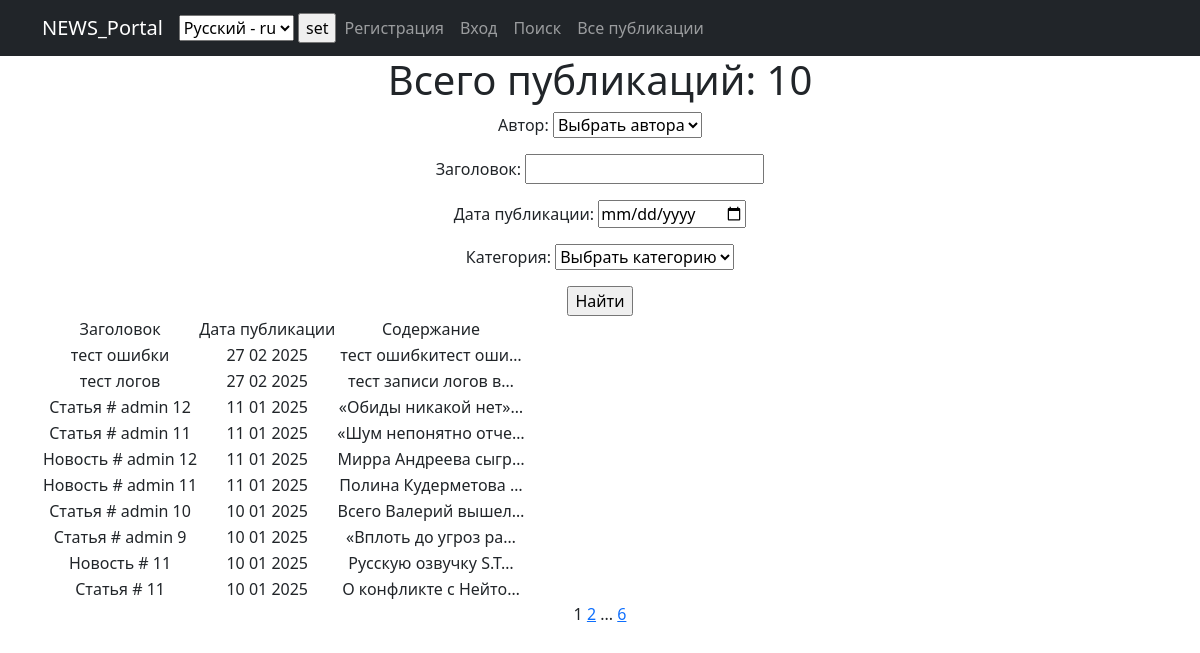
Screenshot of /post/search/ with the database file from the repository.
### new_portal/models.py (models this page shows, shortened)
class Post(models.Model):
    author = models.ForeignKey(Author, on_delete=models.CASCADE)  # 'связь один ко многим' с моделью Author
    choice_type = models.CharField(max_length=2, choices=POST_TYPE_CHOICES, default='AR')  # Выбор типа сообщения
    time_in = models.DateTimeField(auto_now_add=True)  # автоматическое добавление даты и времени при создании поста
    categories = models.ManyToManyField(Category, through='PostCategory')  # 'связь многие ко многим' через PostCategory
    title = models.CharField(max_length=128)
    content = models.TextField()
    rating = models.IntegerField(default=0)

### new_portal/views.py (the view)
# urls.py: path('', PostList.as_view(), name='post'),
class PostList(ListView):
    model = Post
    ordering = '-time_in'                                  # сортировка по времени создания (от более свежей публикации)
    context_object_name = 'post'                           # имя списка содержащего все объекты
    paginate_by = 10                                       # указываем количество записей на странице
    def get_queryset(self):
        queryset = super().get_queryset()                   # Получаем обычный запрос
        self.filterset = PostFilter(self.request.GET, queryset)
        return self.filterset.qs                             # Возвращаем из функции отфильтрованный список товаров
    def get_context_data(self, **kwargs):
        context = super().get_context_data(**kwargs)
        context['filterset'] = self.filterset                # Добавляем в контекст объект фильтрации.
        context['current_time'] = timezone.localtime(timezone.now())
        context['timezones'] = pytz.common_timezones  # добавляем в контекст все доступные часовые пояса
        return context
    def post(self, request):
        request.session['django_timezone'] = request.POST['timezone']
        return redirect('post')
    def get_template_names(self):
        if self.request.path == '/post/search/':
            return 'search.html'
        return 'post.html'

### new_portal/models.py (called while the page is built)
    def __str__(self):
        return f'{self.user}'

    def __str__(self):
        return f'{self.name}'

### new_portal/templatetags/censor_filters.py (called while the page is built)
@register.filter()  # декоратор, регистрирует функцию как фильтр (для применения его в шаблонах)
def censor(text):
    for el in BAD_WORDS:  # перебор списка слов и замена на *, при совпадении
        pattern = re.compile(r'\b{}\b'.format(el), re.IGNORECASE)
        censored_word = el[0] + '*' * (len(el) - 1)
        text = re.sub(pattern, censored_word, text)
    return text

@register.simple_tag(takes_context=True)  # сообщает Django, что для работы тега требуется передать контекст
def url_replace(context, **kwargs):
    d = context['request'].GET.copy()  # позволяет скопировать все параметры текущего запроса.
    for k, v in kwargs.items():  # по указанным полям устанавливаем новые значения, переданные при использовании тега
        d[k] = v
    return d.urlencode()  # кодируем параметры в формат, который может быть указан в строке браузера

### new_portal/templates/search.html (shortened to what this page needs)
{% extends 'flatpages/default.html' %}
{% load censor_filters %}
{% load i18n %}
{% block content %}
<h1>{% trans 'Всего публикаций:' %} {{ post|length }}</h1>
    <form action="" method="get">
        {{ filterset.form.as_p }}
        <input type="submit" value="Найти" />
    </form>
    {% if post %}
        <table>
            <tr>
                <td>{% trans 'Заголовок' %}</td>
                <td>{% trans 'Дата публикации' %}</td>
                <td>{% trans 'Содержание' %}</td>
            </tr>
            {% for post_ in post %}
            <tr>
                <td>{{ post_.title|censor }}</td>
                <td>{{ post_.time_in|date:'d m Y' }}</td>
                <td>{{ post_.content|truncatechars:20|censor }}</td>
            </tr>
            {% endfor %}
        </table>
    {% endif %}
   {{ page_obj.number }}
   {% if page_obj.has_next %}
       <a href="?{% url_replace page=page_obj.next_page_number %}">{{ page_obj.next_page_number }}</a>
       {% if paginator.num_pages != page_obj.next_page_number %}
           ...
           <a href="?{% url_replace page=page_obj.paginator.num_pages %}">{{ page_obj.paginator.num_pages }}</a>
       {% endif %}
   {% endif %}
{% endblock content %}

### templates/flatpages/default.html (shortened to what this page needs)
<!DOCTYPE html>
{% load i18n %}
{% load tz %}
<html lang="en">
    <head>
        {% load static %}
        <link href="{% static 'css/styles.css' %}" rel="stylesheet" />
    </head>
    <body>
        <nav class="navbar navbar-expand-lg navbar-dark bg-dark static-top">
            <div class="container">
                <a class="navbar-brand" href="#">NEWS_Portal</a>
                <form action="{% url 'set_language' %}" method="POST"> {% csrf_token %}
                        {% get_current_language as LANGUAGE_CODE %}
                        <select name="language" id="">
                            {% get_available_languages as LANGUAGES %}
                            {% get_language_info_list for LANGUAGES as languages %}
                            {% for language in languages %}
                                <option value="{{ language.code }}" {% if language.code == LANGUAGE_CODE %} selected {% endif %}>
                                    {{ language.name_local }} - {{ language.code }}
                                </option>
                            {% endfor %}
                        </select>
                    <input type="submit" value="set">
                </form>
                <div class="collapse navbar-collapse" id="navbarResponsive">
                    <ul class="navbar-nav ml-auto">
                        {% if request.user.is_authenticated %}
                            <li class="nav-item active">
                                <form action="{% url 'account_logout' %}" method="post" style="display: inline;">
                                    {% csrf_token %}
                                    <button type="submit" class="nav-link btn btn-link">{% trans 'Выход' %}</button>
                                </form>
                            </li>
                            <li class="nav-link" style="color: red">
                                {% trans 'Вы авторизованы как:' %} {{ request.user.username }}</li>
                        {% else %}
                            <li class="nav-item active"><a class="nav-link" href="{% url 'account_signup' %}">{% trans 'Регистрация' %}</a></li>
                            <li class="nav-item active"><a class="nav-link" href="{% url 'account_login' %}">{% trans 'Вход' %}</a></li>
                        {% endif %}
                        <li class="nav-item active"><a class="nav-link" href="{% url 'post_search' %}">{% trans 'Поиск' %}</a></li>
                        <li class="nav-item"><a class="nav-link" href="{% url 'post' %}">{% trans 'Все публикации' %}</a></li>
                    </ul>
                </div>
            </div>
        </nav>
        <div class="container">
            <div class="row">
                <div class="col-lg-12 text-center">
                    {% block content %}{% endblock content %}
                </div>
            </div>
        </div>
    </body>
</html>

### rows the page displays
Post: title|censor "тест ошибки", time_in "27 02 2025", content|censor "тест ошибкитест оши…"
Post: title|censor "тест логов", time_in "27 02 2025", content|censor "тест записи логов в…"
Post: title|censor "Статья # admin 12", time_in "11 01 2025", content|censor "«Обиды никакой нет»…"
Post: title|censor "Статья # admin 11", time_in "11 01 2025", content|censor "«Шум непонятно отче…"
Post: title|censor "Новость # admin 12", time_in "11 01 2025", content|censor "Мирра Андреева сыгр…"
Post: title|censor "Новость # admin 11", time_in "11 01 2025", content|censor "Полина Кудерметова …"
Post: title|censor "Статья # admin 10", time_in "10 01 2025", content|censor "Всего Валерий вышел…"
Post: title|censor "Статья # admin 9", time_in "10 01 2025", content|censor "«Вплоть до угроз ра…"
Post: title|censor "Новость # 11", time_in "10 01 2025", content|censor "Русскую озвучку S.T…"
Post: title|censor "Статья # 11", time_in "10 01 2025", content|censor "О конфликте с Нейто…"

### other values shown
{{ post|length }} "10"
{{ page_obj.number }} "1"
{{ page_obj.next_page_number }} "2"
{{ page_obj.paginator.num_pages }} "6"
form field language "Русский - ru"
